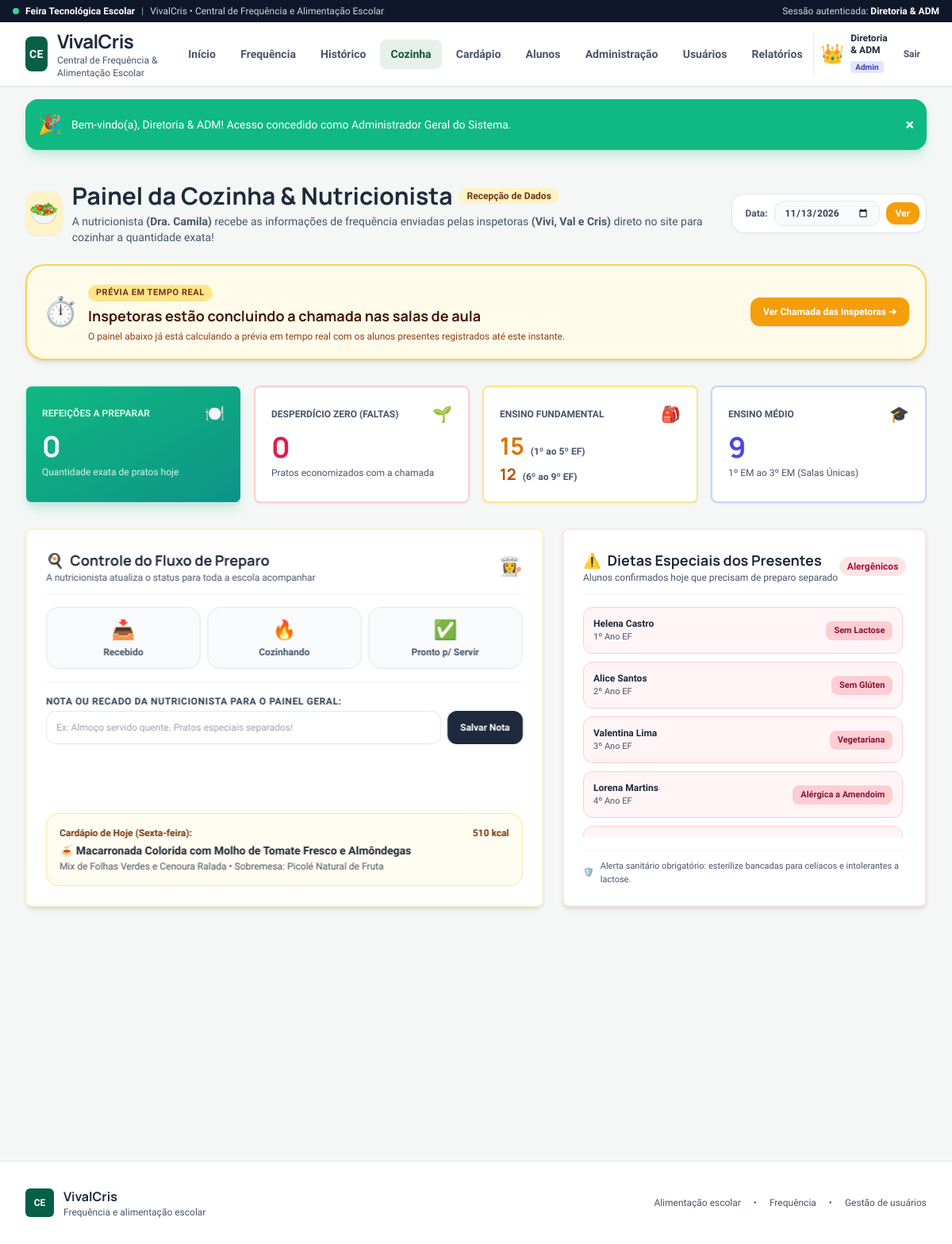
The app's page /public/cozinha (signed in) with its own data.
### tables this page shows
CREATE TABLE `cardapios` (
    `id` INT AUTO_INCREMENT PRIMARY KEY,
    `dia_semana` VARCHAR(30) NOT NULL,
    `prato_principal` VARCHAR(200) NOT NULL,
    `acompanhamento` VARCHAR(255) NOT NULL,
    `sobremesa` VARCHAR(150) NOT NULL,
    `bebida` VARCHAR(100) NOT NULL,
    `calorias` INT DEFAULT 450,
    `tags` VARCHAR(255) NOT NULL,
    `emoji` VARCHAR(10) NOT NULL
);

CREATE TABLE `alunos` (
    `id` INT AUTO_INCREMENT PRIMARY KEY,
    `nome` VARCHAR(150) NOT NULL,
    `matricula` VARCHAR(50) NOT NULL UNIQUE,
    `turma` VARCHAR(50) NOT NULL,
    `avatar` VARCHAR(10) NOT NULL DEFAULT '👦',
    `restricoes` VARCHAR(255) DEFAULT 'Nenhuma',
    `telefone_responsavel` VARCHAR(30) DEFAULT NULL,
    `pontos_nutri` INT DEFAULT 50,
    `created_at` TIMESTAMP DEFAULT CURRENT_TIMESTAMP
);

### app/Views/cozinha/index.php (the view, shortened to what the rows shown need)
<?php
require_once __DIR__ . '/../layouts/header.php';
$dadosExibicao = $pedido ?: $previaTempoReal;
?>
<div class="scroll-reveal flex flex-col md:flex-row md:items-center justify-between gap-4 mb-6">
    <div class="flex items-center gap-3">
        <div>
            <div class="flex items-center gap-2">
                <h1 class="text-2xl sm:text-3xl font-brand font-bold text-slate-800">
                    Painel da Cozinha & Nutricionista
                </h1>
            </div>
        </div>
    </div>
</div>
<div class="grid grid-cols-1 lg:grid-cols-12 gap-6 mb-8">
    <div class="lg:col-span-7 scroll-reveal-left">
        <div class="fun-card p-6 bg-white border-2 border-amber-100 shadow-md h-full flex flex-col justify-between">
            <?php if ($cardapioHoje): ?>
                <div class="mt-4 p-4 rounded-2xl bg-amber-50/70 border border-amber-200">
                    <div class="flex items-center justify-between text-xs font-bold text-amber-900 mb-1">
                        <span>Cardápio de Hoje (<?= $cardapioHoje['dia_semana'] ?>):</span>
                        <span><?= $cardapioHoje['calorias'] ?> kcal</span>
                    </div>
                    <p class="font-bold text-sm text-slate-800">
                        <?= $cardapioHoje['emoji'] ?> <?= htmlspecialchars($cardapioHoje['prato_principal']) ?>
                    </p>
                    <p class="text-xs text-slate-600 mt-0.5">
                        <?= htmlspecialchars($cardapioHoje['acompanhamento']) ?> • Sobremesa: <?= htmlspecialchars($cardapioHoje['sobremesa']) ?>
                    </p>
                </div>
            <?php endif; ?>
        </div>
    </div>
    <div class="lg:col-span-5 scroll-reveal-right">
        <div class="fun-card p-6 bg-white border-2 border-rose-100 shadow-md h-full flex flex-col justify-between">
            <div>
                <?php
                    $listaRestricoes = $dadosExibicao['restricoes_lista'] ?? [];
                ?>
                <?php if (empty($listaRestricoes)): ?>
                    <div class="p-6 text-center text-slate-600 bg-slate-50 rounded-2xl">
                        <span class="text-3xl block mb-2">🎉</span>
                        Todos os alunos presentes hoje estão com alimentação padrão (sem restrições alimentares cadastradas).
                    </div>
                <?php else: ?>
                    <div class="space-y-2.5 max-h-[290px] overflow-y-auto pr-1">
                        <?php foreach ($listaRestricoes as $r): ?>
                            <div class="p-3 rounded-xl bg-rose-50/70 border border-rose-200 flex items-center justify-between text-xs">
                                <div>
                                    <strong class="text-slate-800 block"><?= htmlspecialchars($r['aluno']) ?></strong>
                                    <span class="text-[11px] text-slate-600"><?= htmlspecialchars($r['turma']) ?></span>
                                </div>
                                <span class="px-2.5 py-1 rounded-lg bg-rose-200 text-rose-900 font-bold text-[11px]">
                                    <?= htmlspecialchars($r['restricao']) ?>
                                </span>
                            </div>
                        <?php endforeach; ?>
                    </div>
                <?php endif; ?>
            </div>
        </div>
    </div>
</div>
<?php require_once __DIR__ . '/../layouts/footer.php'; ?>

### records on screen
cardapios: dia_semana "Sexta-feira", calorias "510", emoji "🍝", prato_principal "Macarronada Colorida com Molho de Tomate Fresco e Almôndegas", acompanhamento "Mix de Folhas Verdes e Cenoura Ralada", sobremesa "Picolé Natural de Fruta"
alunos: nome "Helena Castro", turma "1º Ano EF", restricoes "Sem Lactose"
alunos: nome "Alice Santos", turma "2º Ano EF", restricoes "Sem Glúten"
alunos: nome "Valentina Lima", turma "3º Ano EF", restricoes "Vegetariana"
alunos: nome "Lorena Martins", turma "4º Ano EF", restricoes "Alérgica a Amendoim"

### other values on screen
$usuarioLogado['nome'] "Diretoria & ADM"
$usuarioLogado['avatar'] "👑"
$usuarioLogado['perfil'] "Admin"
$_SESSION['flash_success'] "Bem-vindo(a), Diretoria & ADM! Acesso concedido como Administrador Geral do Sistema."
$dadosExibicao['total_presentes'] "0"
$dadosExibicao['total_ausentes'] "0"
$dadosExibicao['refeicoes_fund1'] "15"
$dadosExibicao['refeicoes_fund2'] "12"
$dadosExibicao['refeicoes_medio'] "9"
